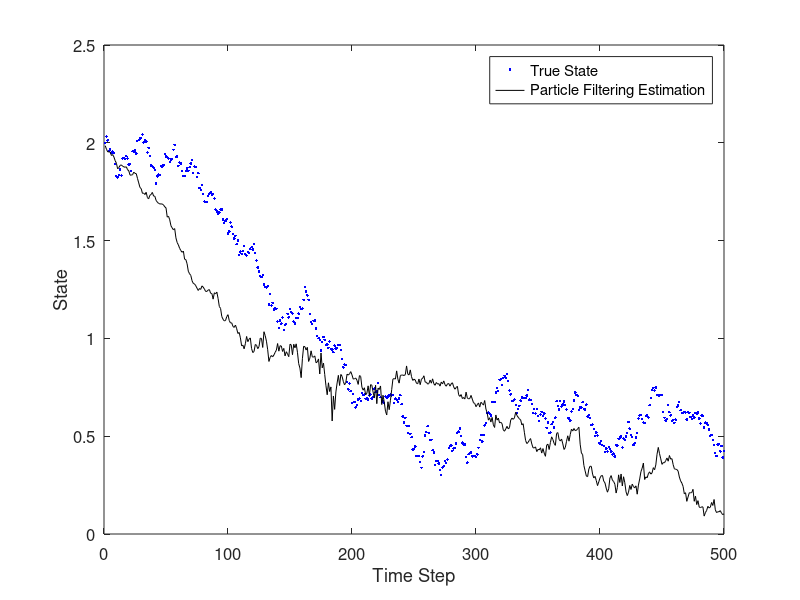

The MATLAB source for this figure:

% Particle filtering

p = 2; % initial state
Q = 0.001; % process noise covariance
R = 0.001; % measurement noise covariance
SL = 500; % simulation length
 
N = 200; % number of particles in the particle filter

x = 2500; % distance between source and city
miu = 2.5; % average wind speed
s = 0.3; % original dispersion speed

phat = p;
phatPart = p;

lamda = 1.527 * 10^(-6); % decay constant
sigmap = 0.01; % standard deviation of concentration of source

sigmax = (0.32 * x) / (1 + 0.0004 * x)^0.5;
%sigmaz = 0.24 * x * (1 + 0.001 * x)^0.5;

t = 0; % time

% Initialize the particle filter.
for i = 1 : N
    ppart(i) = p + sqrt(sigmap) * randn; % randn: generate random numbers which follow N(1,2^0.5).
end

pArr = [p];
CArr = [0];
phatArr = [p];
phatPartArr = [];

pArract = [];

close all;
 
floor((x/(s+miu))/3600)

time = floor((x / (s + miu)) / 3600);

for t = 1 : SL
    
    
    if t < time
            
    % Non-linear State Space Model Function
    p = p / exp(lamda * 3600) + sqrt(Q) * randn  ;
    C = 0;
   
    pArr = [pArr p];
    CArr = [CArr C];
    

    else
    
    p = p / exp(lamda * 3600) + sqrt(Q) * randn  ;
    C = pArr(t - time) * exp(-(x + miu * 3600 * t)^2 / (2 * sigmax^2)) + sqrt(R) * randn;
   
    % Particle filter
    for i = 1 : N
        ppartminus(i) = ppart(i) / exp(lamda * 3600) + sqrt(Q) * randn;
        Cpart = ppartminus(i) * exp(-(x + miu * 3600 * t)^2 / (2 * sigmax^2)) + sqrt(R) * randn;
        vhat = Cpart - C;
        q(i) = (1 / (sqrt(R) * sqrt(2*pi))) * exp(-vhat^2 / (2 * R));
    end
    
    % Normalize the weight for each estimate.
    qsum = sum(q);
    
    for i = 1 : N
        q(i) = q(i) / qsum;
    end
    
    % Resampling
    for i = 1 : N
        u = rand; % uniform random number between 0 and 1
        qtempsum = 0;
        for j = 1 : N
            qtempsum = qtempsum + q(j);
            if qtempsum >= u
                ppart(i) = ppartminus(j);
                qArr(i) = q(j);
                break;
            end
        end
    end
    
    % The particle filtering estimation is the weighted mean of the particles.
    phatPart = sum(ppart.*qArr) / sum(qArr);
    
    % Save data in arrays for later plotting
    pArr = [pArr p];
    CArr = [CArr C];
    phatArr = [phatArr phat];
    phatPartArr = [phatPartArr phatPart];

    
    end;
  
    
end

for l = 1 : SL - time 
    
pArract = [pArract pArr(l)];

end

k = 1 : SL;

figure;
plot(k, pArract, 'b.', k, phatPartArr, 'k-');
set(gca,'FontSize',12); set(gcf,'Color','White'); 
xlabel('Time Step'); ylabel('State');
legend('True State', 'Particle Filtering Estimation'); 

pArract = transpose(pArract);
phatPartArr = transpose(phatPartArr);

xlswrite('2.5real.xls', pArract);
xlswrite('2.5estimate.xls', phatPartArr);